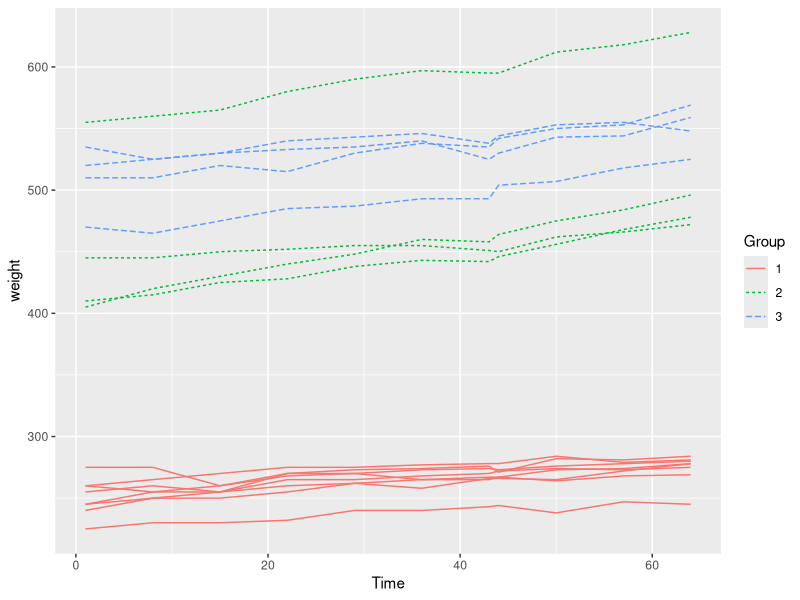
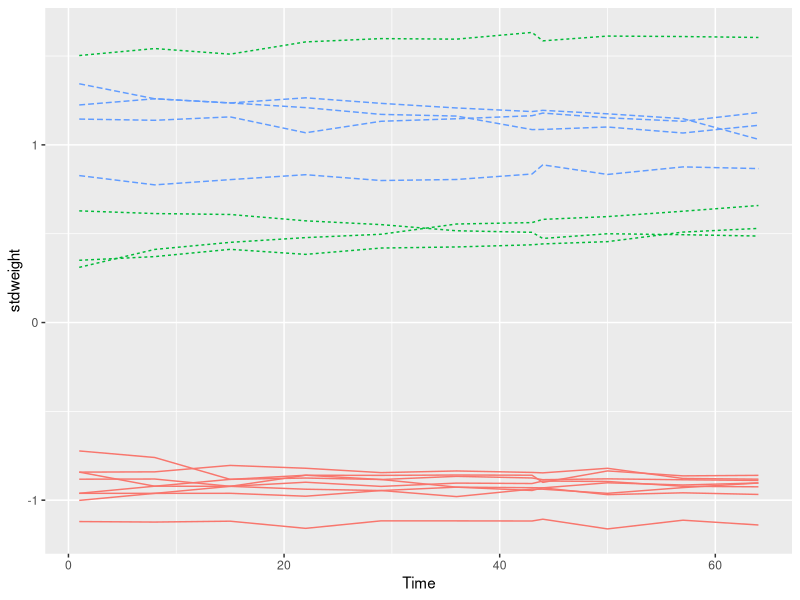
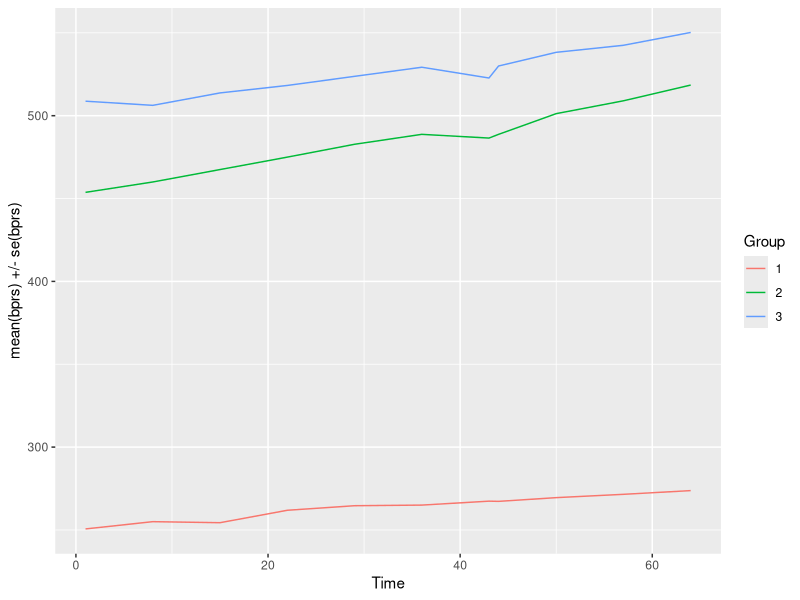
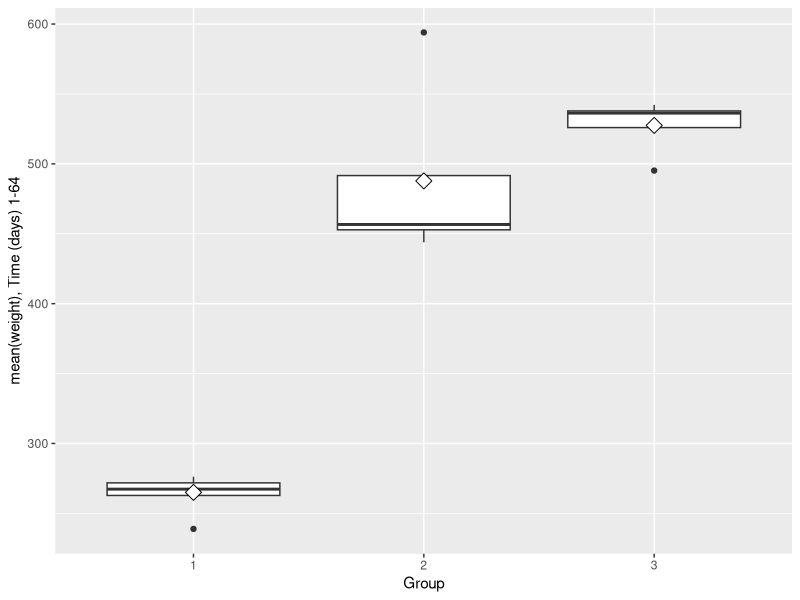
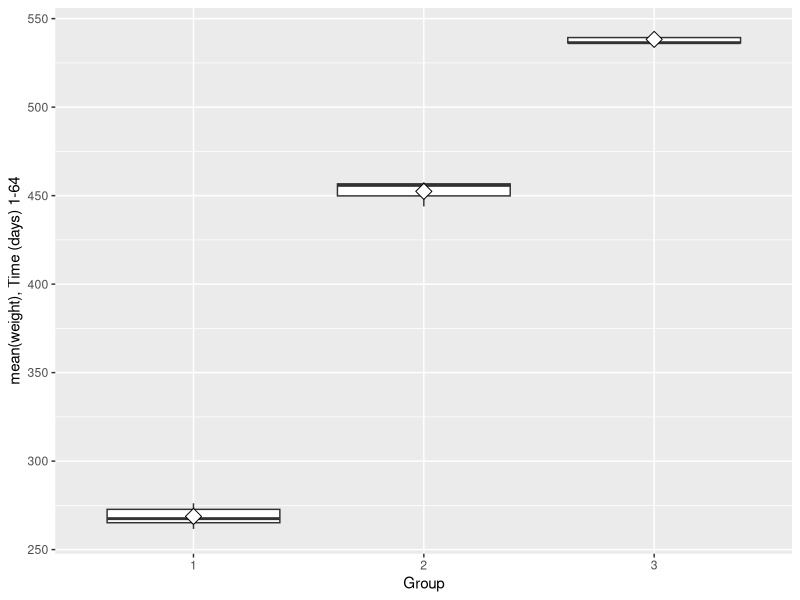
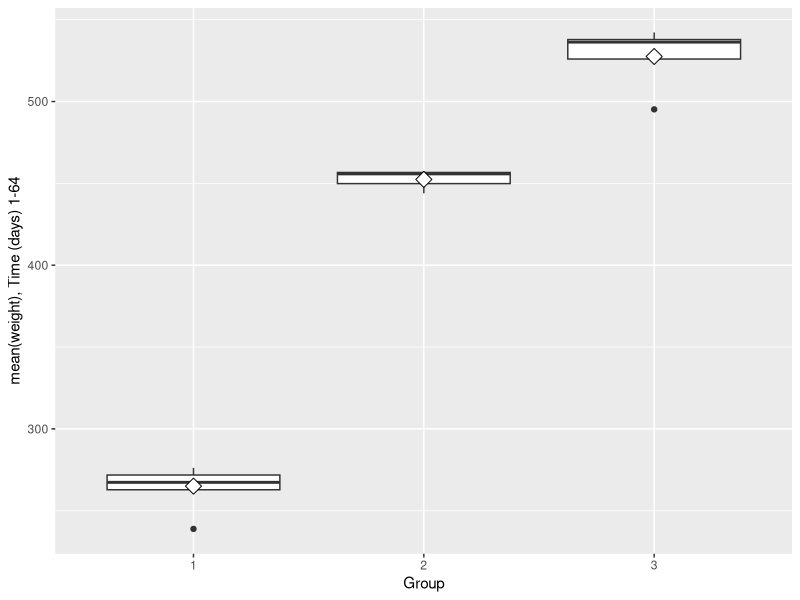
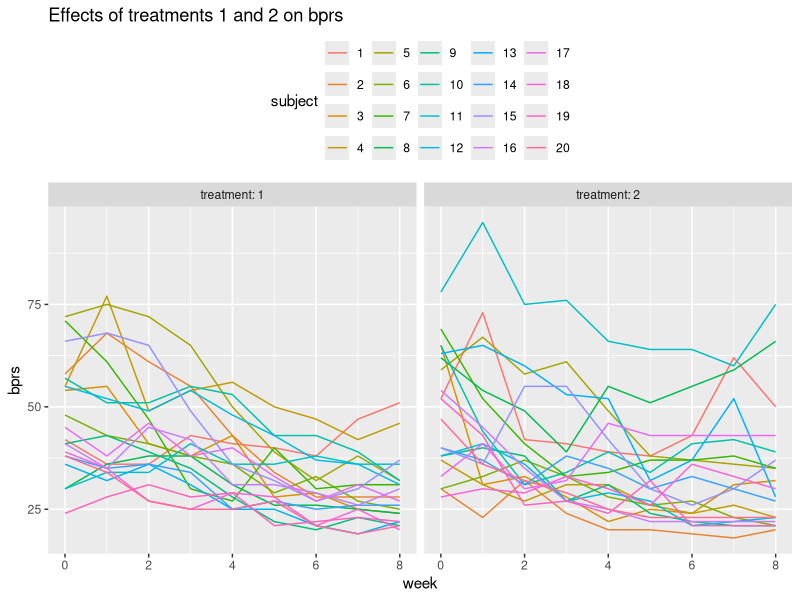

Generate these figures, in order, with R:
## ---- chunk 1
# Load required packages.
library(dplyr)
library(lme4)
library(ggplot2)
library(tidyr)

# Reading data in.
bprs_long <- read.csv("data/bprs_long.csv")
rats_long <- read.csv("data/rats_long.csv")

# Just for measure, changing the variables to factor format and sorting by week / Time.
bprs_long$treatment <- factor(bprs_long$treatment)
bprs_long$subject <- factor(bprs_long$subject)

bprs_long <- arrange(bprs_long, week)

rats_long$Group <- factor(rats_long$Group)
rats_long$ID <- factor(rats_long$ID)

rats_long <- arrange(rats_long, Time)
## ---- chunk 2
# Check colnames, dimensions and structure
colnames(rats_long)
dim(rats_long)
str(rats_long)
## ---- chunk 3
# Drawing the plot.

ggplot(rats_long, aes(x = Time, y = weight, group = ID)) +
  geom_line(aes(linetype = Group, colour = Group)) +
  scale_y_continuous(limits = c(min(rats_long$weight), max(rats_long$weight)))

glimpse(rats_long)
# Standardise the variable weight.
rats_std <- rats_long %>%
  group_by(Time) %>%
    mutate(stdweight = (weight - mean(weight))/sd(weight)) %>%
  ungroup()

# Glimpse the data
glimpse(rats_std)

# Plot again with the standardised bprs

ggplot(rats_std, aes(x = Time, y = stdweight, group = ID)) +
  geom_line(aes(linetype = Group, colour = Group)) +
  theme(legend.position = "none") + 
  scale_y_continuous(limits = c(min(rats_std$stdweight), max(rats_std$stdweight)))
## ---- chunk 4
# Work with the exercise in this chunk, step-by-step. Fix the R code!
# BPRSL is available

# Number of subjects (per group):

sum(rats_std$Group == 1)
sum(rats_std$Group == 2)
sum(rats_std$Group == 3)

n = 44

# Summary data with mean and standard error of bprs by treatment and week
rats_std <- rats_std %>%
  group_by(Group, Time) %>%
  summarise( mean = mean(weight), se =  sd(weight)/sqrt(n)) %>%
  ungroup()

# Glimpse the data
glimpse(rats_std)

# Plot the mean profiles
library(ggplot2)
ggplot(rats_std, aes(x = Time, y = mean, col = Group)) +
  geom_line() +
  #geom_errorbar(aes(ymin=mean-se, ymax=mean+se, linetype="1"), width=0.3) +
  scale_y_continuous(name = "mean(bprs) +/- se(bprs)")

## ---- chunk 5
# Creating a summary data with grouping Group and ID with weight mean as summary variable.
rats_summary <- rats_long %>%
  filter(Time > 1) %>%
  group_by(Group, ID) %>%
  summarise( mean=mean(weight)) %>%
  ungroup()

# Checking the data with glimpse.
glimpse(rats_summary)

# Drawing the boxplot of mean values between groups.
ggplot(rats_summary, aes(x = Group, y = mean)) +
  geom_boxplot() +
  stat_summary(fun = "mean", geom = "point", shape=23, size=4, fill = "white") +
  scale_y_continuous(name = "mean(weight), Time (days) 1-64")

# Create a new data by filtering the outlier and adjust the ggplot code the draw the plot again with the new data

# Splitting the data by rat groups, removing the outliers for each group and combining them with rbind.
rats1 <- rats_summary[rats_summary$Group == 1,]
rats2 <- rats_summary[rats_summary$Group == 2,]
rats3 <- rats_summary[rats_summary$Group == 3,]

g1_Q1 <- quantile(rats1$mean, .25)
g1_Q3 <- quantile(rats1$mean, .75)
g1_IQR <- IQR(rats1$mean)

g2_Q1 <- quantile(rats2$mean, .25)
g2_Q3 <- quantile(rats2$mean, .75)
g2_IQR <- IQR(rats2$mean)

g3_Q1 <- quantile(rats3$mean, .25)
g3_Q3 <- quantile(rats3$mean, .75)
g3_IQR <- IQR(rats3$mean)

rats1 <- subset(rats1, rats1$mean > (g1_Q1 - 1.5*g1_IQR) & rats1$mean < (g1_Q3 + 1.5*g1_IQR))
rats2 <- subset(rats2, rats2$mean > (g2_Q1 - 1.5*g2_IQR) & rats2$mean < (g2_Q3 + 1.5*g2_IQR))
rats3 <- subset(rats3, rats3$mean > (g3_Q1 - 1.5*g3_IQR) & rats3$mean < (g3_Q3 + 1.5*g3_IQR))

glimpse(rats1)
glimpse(rats2)
glimpse(rats3)

rats_summary_out <- data.frame()
rats_summary_out <- rbind(rats_summary_out, rats1)
rats_summary_out <- rbind(rats_summary_out, rats2)
rats_summary_out <- rbind(rats_summary_out, rats3)
glimpse(rats_summary_out)

ggplot(rats_summary_out, aes(x = Group, y = mean)) +
  geom_boxplot() +
  stat_summary(fun = "mean", geom = "point", shape=23, size=4, fill = "white") +
  scale_y_continuous(name = "mean(weight), Time (days) 1-64")

# Removing only the one outlier with the filter function.
rats_summary_out <- rats_summary %>% filter(mean <550)

ggplot(rats_summary_out, aes(x = Group, y = mean)) +
  geom_boxplot() +
  stat_summary(fun = "mean", geom = "point", shape=23, size=4, fill = "white") +
  scale_y_continuous(name = "mean(weight), Time (days) 1-64")
## ---- chunk 6
# Creating the baseline from original data.
rats_base <- rats_long[rats_long$Time == 1,]

# Add the baseline from the original data as a new variable to the summary data
rats_summary_out <- rats_summary %>%
  mutate(baseline = rats_base$weight)
rats_summary_out

# Fit the linear model with the mean as the response
fit <- lm(mean ~ baseline, data = rats_summary_out)

# Compute the analysis of variance table for the fitted model with anova()
anova(fit)
## ---- chunk 7
dim(bprs_long)
str(bprs_long)
glimpse(bprs_long)

ggplot(bprs_long, aes(x = week, y = bprs, col = subject)) +
  geom_line() +
  facet_grid(cols = vars(treatment), 
             labeller = label_both) +
  labs(title = "Effects of treatments 1 and 2 on bprs") +
  theme(legend.position = "top")
## ---- chunk 8
bprs_reg <- lm(bprs ~ week + treatment, data = bprs_long)
summary(bprs_reg)
## ---- chunk 9
bprs_rim <- lmer(bprs ~ week + treatment + (1 | subject), data = bprs_long, REML = FALSE)
summary(bprs_rim)
